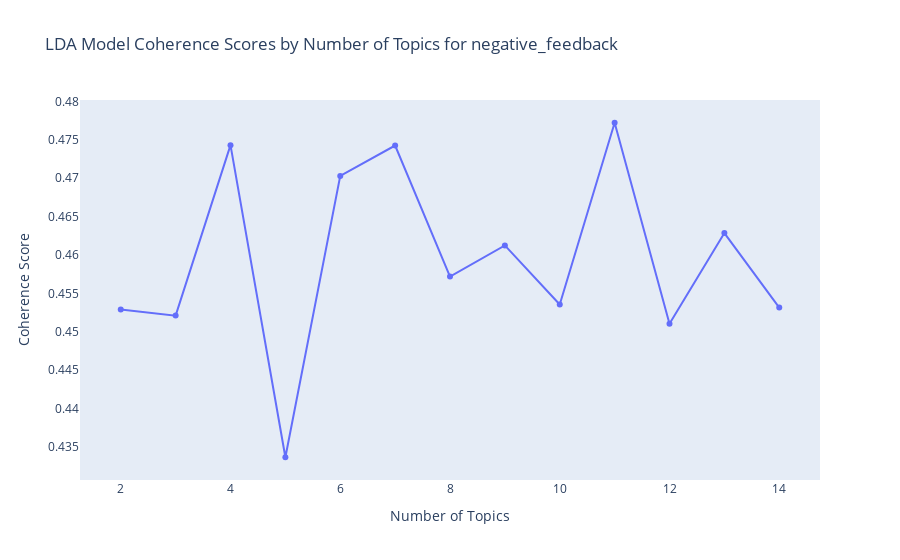

Notebook code cell kept with this figure:
### Code cell
tokenized_docs = [word_tokenize(doc.lower()) for doc in data['negative_feedback'] if isinstance(doc, str)]
dictionary = corpora.Dictionary(tokenized_docs)
dictionary.filter_extremes(no_below=15, no_above=0.5, keep_n=100000)
corpus = [dictionary.doc2bow(doc) for doc in tokenized_docs]

coherence_values = []
topic_numbers = range(2, 15)  # Topic range

for num_topics in topic_numbers:
    lda_model = LdaModel(corpus=corpus, id2word=dictionary, num_topics=num_topics, passes=10, alpha='auto', eta='auto')
    coherencemodel = CoherenceModel(model=lda_model, texts=tokenized_docs, dictionary=dictionary, coherence='c_v')
    coherence_values.append(coherencemodel.get_coherence())

# Select the model that gives the highest coherence score
optimal_index = np.argmax(coherence_values)
optimal_topics = topic_numbers[optimal_index]
print("Optimal number of topics for negative_feedback:", optimal_topics)

# Plotting the coherence scores using Plotly
fig = go.Figure(data=go.Scatter(x=list(topic_numbers), y=coherence_values, mode='lines+markers'))
fig.update_layout(title='LDA Model Coherence Scores by Number of Topics for negative_feedback',
                  xaxis_title='Number of Topics',
                  yaxis_title='Coherence Score',
                  xaxis=dict(showgrid=False),
                  yaxis=dict(showgrid=False))
fig.show()

### Figure 1 — Plotly figure (JSON) as saved in the notebook; plotly's stock layout.template omitted (floating-point values rounded to 4 significant figures)
{"data": [{"mode": "lines+markers", "type": "scatter", "x": [2, 3, 4, 5, 6, 7, 8, 9, 10, 11, 12, 13, 14], "y": [0.4529, 0.4521, 0.4743, 0.4336, 0.4703, 0.4743, 0.4572, 0.4613, 0.4535, 0.4772, 0.451, 0.4629, 0.4531]}], "layout": {"title": {"text": "LDA Model Coherence Scores by Number of Topics for negative_feedback"}, "xaxis": {"showgrid": false, "title": {"text": "Number of Topics"}}, "yaxis": {"showgrid": false, "title": {"text": "Coherence Score"}}}}
